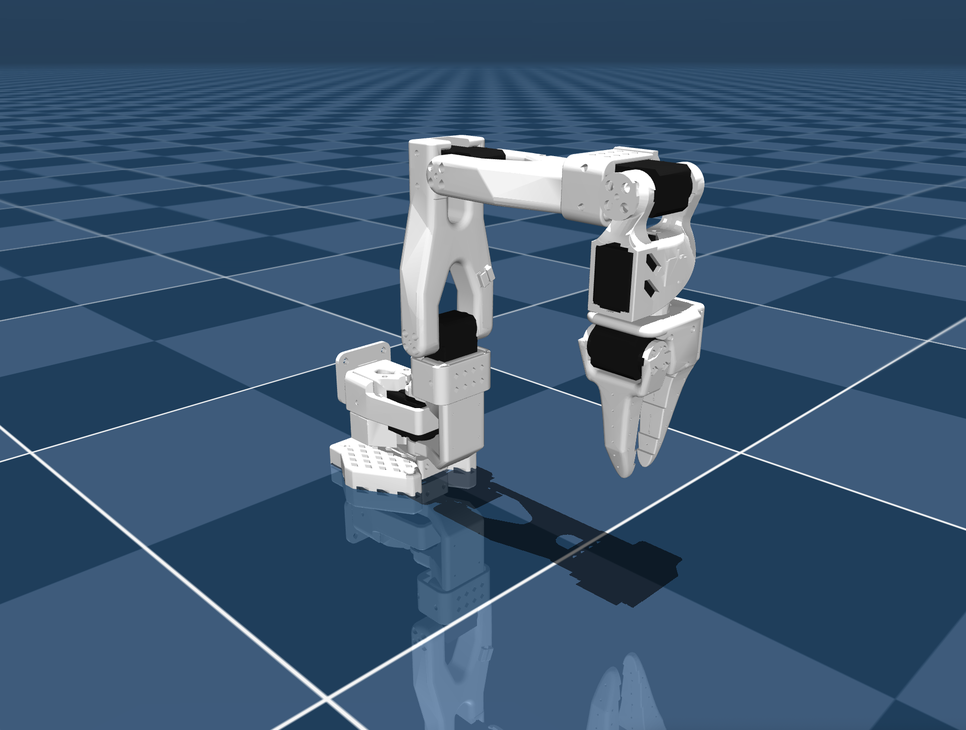
#> input picture gym_so100/assets/trs_so_arm100/so_arm100.png, 966 x 730 px, shrunk from 1906 x 1440 before the run
$ python calibrate_dual_view.py --front gym_so100/assets/trs_so_arm100/so_arm100.png --side gym_so100/assets/trs_so_arm100/so_arm100.png --out out.png
#> lines starting #> are read from the running program, lines starting #| are printed output that depends on the picture
#> in main, fb is the input picture: shape (730, 966, 3); mean B, G, R 114.3, 87.9, 61.9
#!/usr/bin/env python3
import argparse
import sys
import json
from pathlib import Path
from typing import Any, Tuple

import cv2
import numpy as np

def calibrate_nine_cells_dual_view_interactive(
    front_bgr: np.ndarray,
    side_bgr: np.ndarray,
) -> Tuple[np.ndarray, np.ndarray]:
    """
    Interactive calibration of the 3x3 grid across dual views.
    - Click 0-8 on the Front view (left), then press Space.
    - Click 0-8 on the Side view (right), then press Space.
    """
    state: dict[str, Any] = {"phase": "front", "front": [], "side": []}
    gap = 16
    h = max(front_bgr.shape[0], side_bgr.shape[0])
#> h = 730
    w = front_bgr.shape[1] + gap + side_bgr.shape[1]
#> w = 1948
    x_side = front_bgr.shape[1] + gap
#> x_side = 982

    # [13 lines left out: function on_mouse, not called in this run]

    wname = "CALIB NINE GRID FRONT|SIDE"
    cv2.namedWindow(wname, cv2.WINDOW_NORMAL)
    cv2.setMouseCallback(wname, on_mouse)
    try:
        while True:
            vis = np.zeros((h + 56, w, 3), dtype=np.uint8)
            vis[: front_bgr.shape[0], : front_bgr.shape[1]] = front_bgr
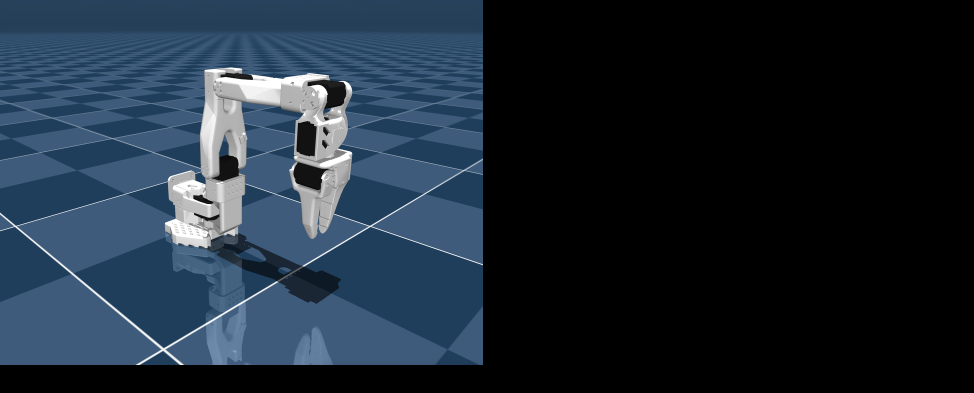
#> vis: shape (786, 1948, 3) (shown at 1/2 size); mean B, G, R 52.6, 40.5, 28.5
            vis[: side_bgr.shape[0], x_side : x_side + side_bgr.shape[1]] = side_bgr
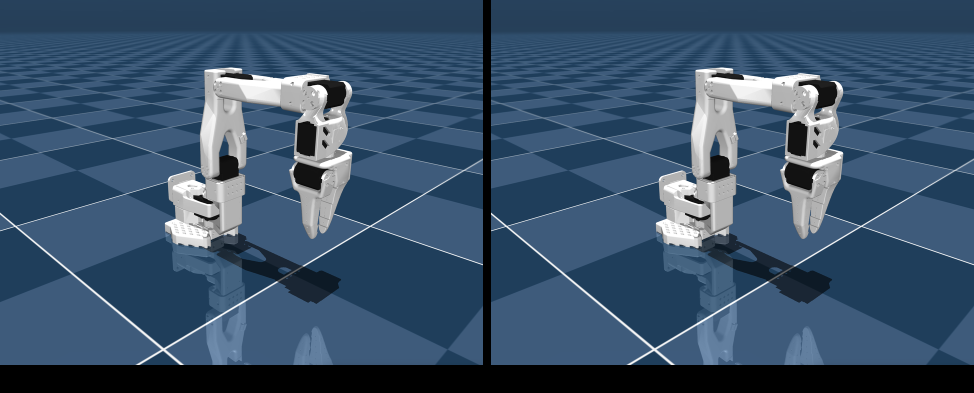
#> vis: shape (786, 1948, 3) (shown at 1/2 size); mean B, G, R 105.3, 80.9, 57.1

            for i, (px, py) in enumerate(state["front"]):
                cv2.circle(vis, (int(px), int(py)), 6, (0, 255, 0), 2, lineType=cv2.LINE_AA)
                cv2.putText(vis, str(i), (int(px) + 5, int(py) - 5), cv2.FONT_HERSHEY_SIMPLEX, 0.6, (0, 255, 255), 2, lineType=cv2.LINE_AA)
            for i, (px, py) in enumerate(state["side"]):
                xx = int(px) + x_side
                cv2.circle(vis, (xx, int(py)), 6, (0, 255, 0), 2, lineType=cv2.LINE_AA)
                cv2.putText(vis, str(i), (xx + 5, int(py) - 5), cv2.FONT_HERSHEY_SIMPLEX, 0.6, (0, 255, 255), 2, lineType=cv2.LINE_AA)

            cv2.putText(vis, "FRONT", (10, 28), cv2.FONT_HERSHEY_SIMPLEX, 0.75, (0, 255, 0), 2, lineType=cv2.LINE_AA)
            cv2.putText(vis, "SIDE", (x_side + 10, 28), cv2.FONT_HERSHEY_SIMPLEX, 0.75, (0, 200, 255), 2, lineType=cv2.LINE_AA)

            if state["phase"] == "front":
                msg = f"Nine-grid FRONT: {len(state['front'])}/9 | click left by 0..8 | SPACE=next R=reset Esc=abort"
            else:
                msg = f"Nine-grid SIDE: {len(state['side'])}/9 | click right by 0..8 | SPACE=finish R=reset Esc=abort"
            cv2.putText(vis, msg, (10, h + 32), cv2.FONT_HERSHEY_SIMPLEX, 0.56, (40, 220, 40), 2, lineType=cv2.LINE_AA)
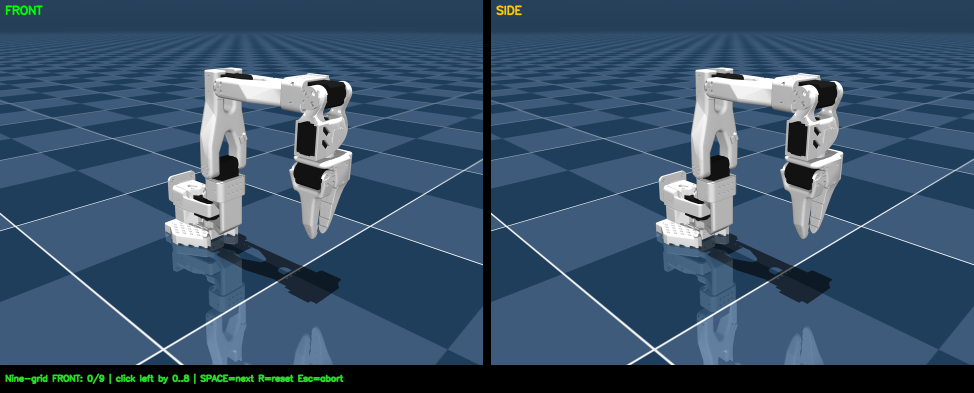
#> vis: shape (786, 1948, 3) (shown at 1/2 size); mean B, G, R 105.3, 81.8, 57.2

            cv2.imshow(wname, vis)
            key = cv2.waitKey(30) & 0xFF
#> (key Esc is pressed here)
            if key in (27,):
#> (the run stopped early here; a loop or call above may not have finished)
